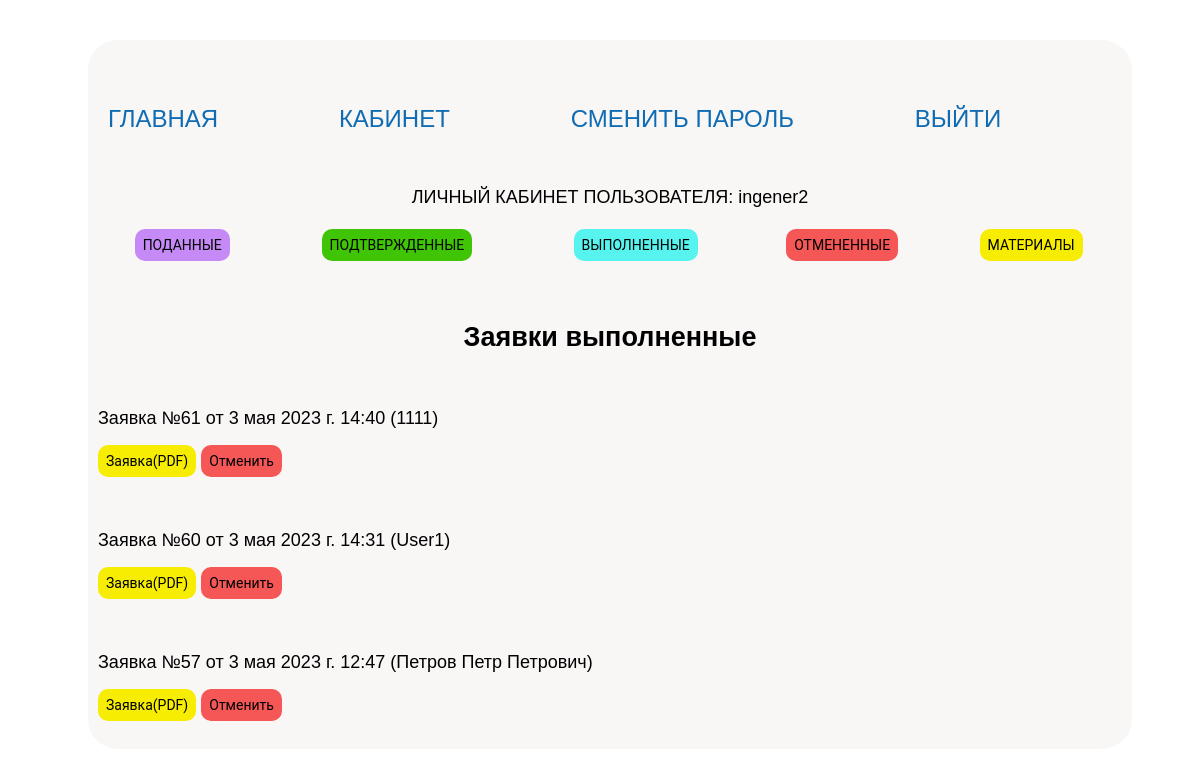
Before: /all_applications_done/ (signed in) with the older database file.
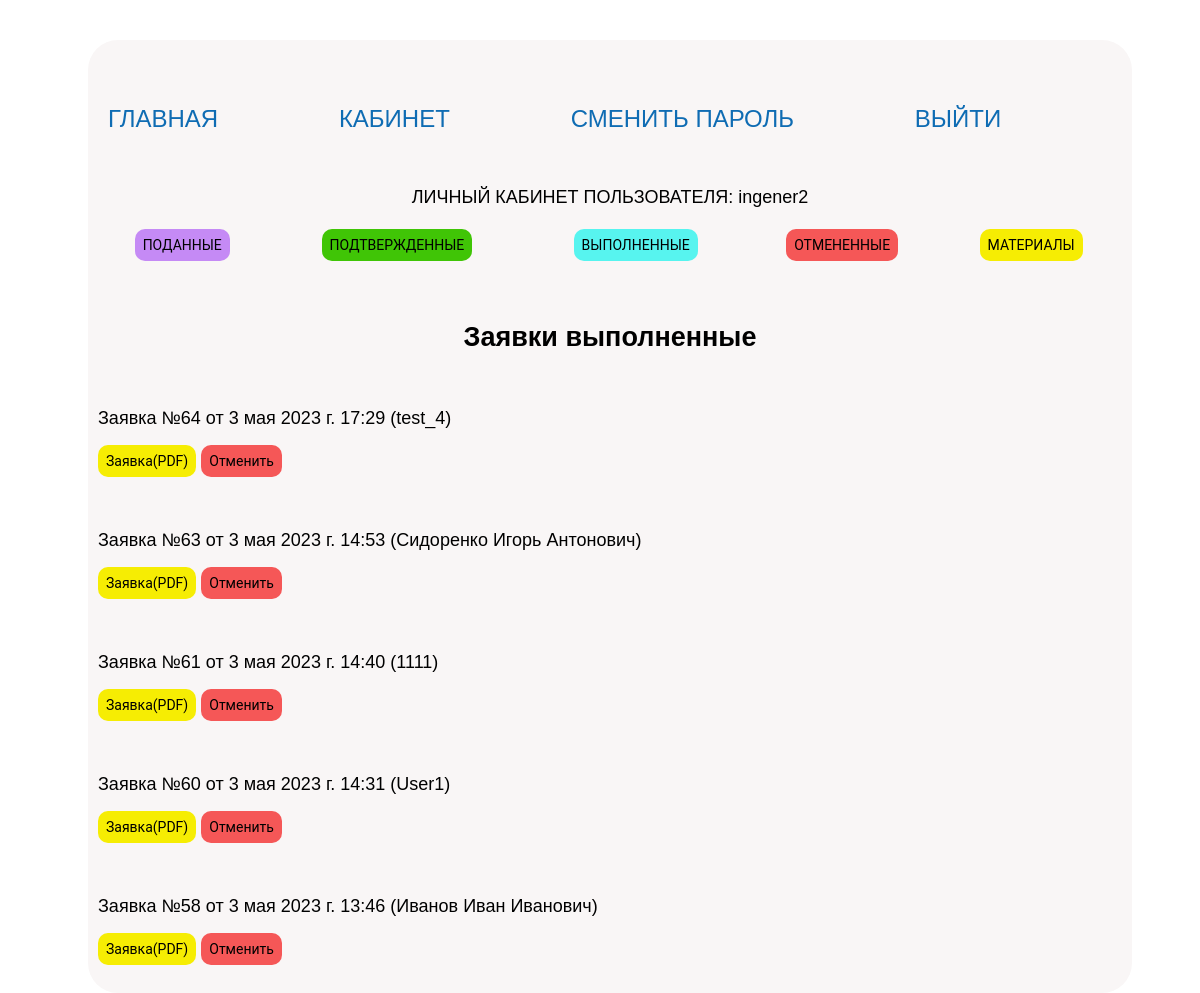
After: the same page with the newer database file.
### main/models.py (models this page shows, shortened)
class Application(models.Model):
    aplic_user = models.ForeignKey(
        User,
        null=True,
        on_delete=models.SET_NULL,
        verbose_name="Пользователь",
    )
    aplic_status = models.ForeignKey(
        Aplic_status,
        null=True,
        on_delete=models.SET_NULL,
        verbose_name="Статус заявки",
    )
    aplic_date = models.DateTimeField(
        auto_now_add=True, verbose_name="Дата добавления заявки"
    )
    user_fio = models.CharField(
        max_length=2000, null=True, verbose_name="ФИО заявителя"
    )
    user_telephon = models.CharField(
        max_length=2000, null=True, verbose_name="Телефон заявителя"
    )
    user_email = models.CharField(
        max_length=2000, null=True, verbose_name="Электронная почта заявителя"
    )
    org_name = models.CharField(
        max_length=2000, null=True, verbose_name="Наименование организации"
    )
    org_adress_ur = models.CharField(
        max_length=2000, null=True, verbose_name="Адрес организации (юридический)"
    )
    org_adress_f = models.CharField(
        max_length=2000, null=True, verbose_name="Адрес организации (фактический)"
    )
    org_bank_name = models.CharField(
        max_length=2000, null=True, verbose_name="Банк")
    org_bank_adress = models.CharField(
        max_length=2000, null=True, verbose_name="Адрес банка"
    )
    org_bank_rs = models.CharField(
        max_length=2000, null=True, verbose_name="Рассчетный счет"
    )
    org_bank_kod = models.CharField(
        max_length=2000, null=True, verbose_name="Код банка"
    )
    org_bank_unp = models.CharField(
        max_length=2000, null=True, verbose_name="УНП")
    org_bank_okpo = models.CharField(
        max_length=2000, null=True, verbose_name="ОКПО")
    org_contakt_data = models.CharField(
        max_length=2000, null=True, verbose_name="Контактные данные"
    )
    org_director_name = models.CharField(
        max_length=2000, null=True, verbose_name="Ф.И.О. руководителя"
    )
    org_deystvie = models.CharField(
        max_length=2000, null=True, verbose_name="Действует на основании"
    )
    sposob_svarki = models.ForeignKey(
        Welding_method,
        null=True,
        on_delete=models.SET_NULL,
        verbose_name="Способ сварки",
    )
    sheet_butt_weld_steel_grade = models.CharField(
        max_length=2000, null=True, verbose_name="Марка стали листа - Стыковой шов"
    )
    sheet_butt_weld_min_thickn = models.CharField(
        max_length=2000,
        null=True,
        verbose_name="Минимальная толщина листа - Стыковой шов",
    )
    sheet_butt_weld_max_thickn = models.CharField(
        max_length=2000,
        null=True,
        verbose_name="Максимальная толщина листа - Стыковой шов",
    )
    sheet_butt_weld_position = models.CharField(
        max_length=2000,
        null=True,
        verbose_name="Пространственное положение листа - Стыковой шов",
    )
    sheet_fillet_weld_steel_grade = models.CharField(
        max_length=2000, null=True, verbose_name="Марка стали листа - Угловой шов"
    )
    sheet_fillet_weld_min_thickn = models.CharField(
        max_length=2000,
        null=True,
        verbose_name="Минимальная толщина листа - Угловой шов",
    )
    sheet_fillet_weld_max_thickn = models.CharField(
        max_length=2000,
        null=True,
        verbose_name="Максимальная толщина листа - Угловой шов",
    )
    sheet_fillet_weld_position = models.CharField(
        max_length=2000,
        null=True,
        verbose_name="Пространственное положение листа - Угловой шов",
    )
    tube_butt_weld_steel_grade = models.CharField(
        max_length=2000, null=True, verbose_name="Марка стали трубы - Стыковой шов"
    )
    tube_butt_weld_min_thickn = models.CharField(
        max_length=2000,
        null=True,
        verbose_name="Минимальная толщина стенки трубы - Стыковой шов",
    )
    tube_butt_weld_max_thickn = models.CharField(
        max_length=2000,
        null=True,
        verbose_name="Максимальная толщина стенки трубы - Стыковой шов",
    )
    tube_butt_weld_min_diam = models.CharField(
        max_length=2000,
        null=True,
        verbose_name="Минимальный диаметр трубы - Стыковой шов",
    )
    tube_butt_weld_max_diam = models.CharField(
        max_length=2000,
        null=True,
        verbose_name="Максимальный диаметр трубы - Стыковой шов",
    )
    tube_butt_weld_position = models.CharField(
        max_length=2000,
        null=True,
        verbose_name="Пространственное положение  трубы - Стыковой шов",
    )
    tube_fillet_weld_steel_grade = models.CharField(
        max_length=2000, null=True, verbose_name="Марка стали трубы - Угловой шов"
    )
    tube_fillet_weld_min_thickn = models.CharField(
        max_length=2000,
        null=True,
        verbose_name="Минимальная толщина стенки трубы - Угловой шов",
    )
    tube_fillet_weld_max_thickn = models.CharField(
        max_length=2000,
        null=True,
        verbose_name="Максимальная толщина стенки трубы - Угловой шов",
    )
    tube_fillet_weld_min_diam = models.CharField(
        max_length=2000,
        null=True,
        verbose_name="Минимальный диаметр трубы - Угловой шов",
    )
    tube_fillet_weld_max_diam = models.CharField(
        max_length=2000,
        null=True,
        verbose_name="Максимальный диаметр трубы - Угловой шов",
    )
    tube_fillet_weld_position = models.CharField(
        max_length=2000,
        null=True,
        verbose_name="Пространственное положение  трубы - Угловой шов",
    )
    gpn = models.CharField(
        max_length=2000,
        null=True,
        verbose_name="Подведомственные Госпромнадзору МЧС РБ",
    )
    mas = models.CharField(
        max_length=2000,
        null=True,
        verbose_name="Подведомственные Министерству архитектуры и строительства РБ",
    )
    welder_name = models.CharField(
        max_length=2000,
        null=True,
        verbose_name="Имя сварщика",
    )
    welder_brand = models.CharField(
        max_length=2000,
        null=True,
        verbose_name="Клеймо сварщика",
    )
    welder_card_id = models.CharField(
        max_length=2000,
        null=True,
        default="---",
        verbose_name="Номер удостоверения сварщика",
    )
    welder_passport = models.CharField(
        max_length=2000,
        null=True,
        verbose_name="Паспорт сварщика",
    )
    welder_date_birth = models.CharField(
        max_length=2000,
        null=True,
        verbose_name="Дата рождения сварщика",
    )
    start_date = models.CharField(
        max_length=2000,
        null=True,
        default="NULL",
        verbose_name="Дата начала контроля",
    )
    end_date = models.CharField(
        max_length=2000,
        null=True,
        verbose_name="Дата окончания контроля",
    )
    welder_material = models.CharField(
        max_length=2000,
        null=True,
        default="---",
        verbose_name="Сварочный материал",
    )
    weld_main_material_plate = models.CharField(
        max_length=2000,
        null=True,
        default="---",
        verbose_name="Материал основной - Лист",
    )
    weld_main_material_tube = models.CharField(
        max_length=2000,
        null=True,
        default="---",
        verbose_name="Материал основной - Труба",
    )
    chef_kom_pos = models.CharField(
        max_length=2000,
        null=True,
        verbose_name="Должность председателя комиссии",
    )
    chef_kom_fio = models.CharField(
        max_length=2000,
        null=True,
        verbose_name="Имя председателя комиссии",
    )
    kom_pos = models.CharField(
        max_length=2000,
        null=True,
        verbose_name="Должность члена комиссии",
    )
    kom_fio = models.CharField(
        max_length=2000,
        null=True,
        verbose_name="Имя члена комиссии",
    )
    class Meta:
        verbose_name = "Заявка"
        verbose_name_plural = "Заявки"

### main/views.py (the view)
@login_required(login_url=reverse_lazy("login"))
def all_applications_done(request):
    title = "Заявки выполненные"
    username = str(request.user)
    if username == "admin":
        group = "admin"
    else:
        user = get_object_or_404(User, username=username)
        group = str(user.groups.get(user=user.id))
    if group == "customer":
        result = Application.objects.filter(
            Q(aplic_status_id="4") & Q(aplic_user_id=request.user.id)
        ).order_by("-aplic_date")
    elif group == "engineer":
        result = Application.objects.filter(
            aplic_status_id="4").order_by("-aplic_date")
    return render(
        request,
        "main/all_applications_done.html",
        {
            "title": title,
            "result": result,
            "group": group,
        },
    )

### main/templates/main/all_applications_done.html (shortened to what this page needs)
{% extends 'main/private_office_s1.html' %} {% block content_1 %}
<br /><br />
<h2><p class="center">Заявки выполненные</p></h2>
{% if group == "engineer" %}
{% for i in result %}
<br />
<p>Заявка №{{ i.id }} от {{ i.aplic_date }} ({{i.user_fio}})</p>
<p>
  <a href="{% url 'pdf_application' pk=i.id %}">
    <button class="button pdf_z">Заявка(PDF)</button></a>
  <a href="{% url 'application_cancel' pk=i.id %}">
    <button class="button otm">Отменить</button></a>
</p>
{% endfor %} {% endif %} {% endblock %}

Changed rows visible on the page:
no longer on this page (row edited): Application: id "57", aplic_date "3 мая 2023 г. 12:47", user_fio "Петров Петр Петрович"
now on this page (row edited): Application: id "64", aplic_date "3 мая 2023 г. 17:29", user_fio "test_4"
now on this page (row edited): Application: id "63", aplic_date "3 мая 2023 г. 14:53", user_fio "Сидоренко Игорь Антонович"
now on this page (row edited): Application: id "58", aplic_date "3 мая 2023 г. 13:46", user_fio "Иванов Иван Иванович"
